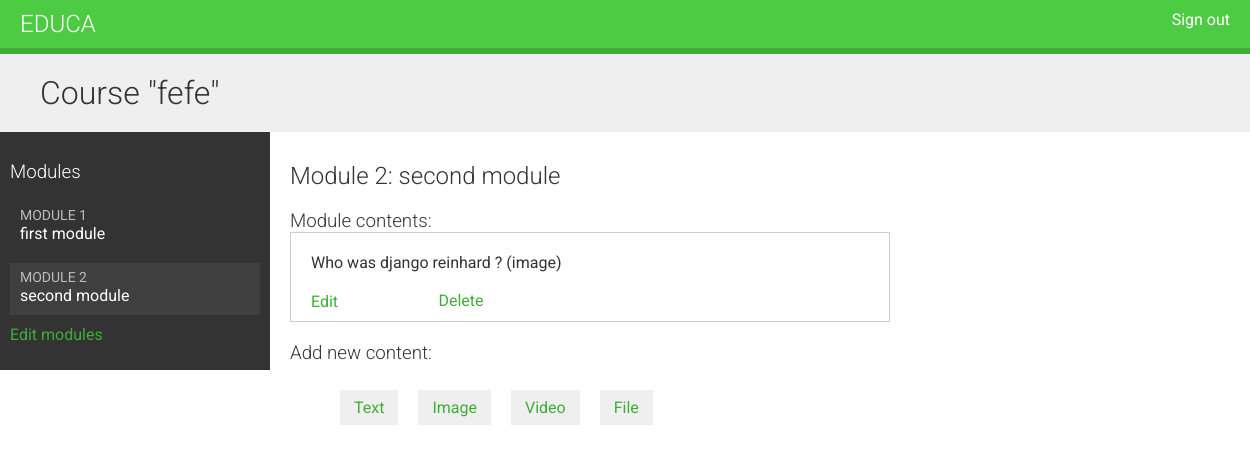
The page /course/module/4/ (signed in) on the database its author committed.
### courses/models.py (models this page shows, shortened)
class Course(models.Model):
    owner = models.ForeignKey(User, on_delete=models.CASCADE, related_name='courses_created')
    subject = models.ForeignKey(Subject, on_delete=models.CASCADE, related_name='courses')
    title = models.CharField(max_length=255)
    slug = models.SlugField(max_length=255, unique=True)
    overview = models.TextField()
    created = models.DateTimeField(auto_now_add=True)
    class Meta:
        ordering = ['-created']

class Module(models.Model):
    course = models.ForeignKey(Course, on_delete=models.CASCADE, related_name='modules')
    title = models.CharField(max_length=255)
    description = models.TextField(blank=True)
    order = OrderField(blank=True, for_fields=['course'])
    class Meta:
        ordering = ['order']

class Content(models.Model):
    module = models.ForeignKey(Module, on_delete=models.CASCADE, related_name='contents')
    content_type = models.ForeignKey(ContentType, on_delete=models.CASCADE,
                                     limit_choices_to={'model__in': ('text', 'video', 'image', 'file')})
    object_id = models.PositiveIntegerField()
    content = GenericForeignKey('content_type', 'object_id')
    order = OrderField(blank=True, for_fields=['module'])
    class Meta:
        ordering = ['order']

class ItemBase(models.Model):
    owner = models.ForeignKey(User, related_name='%(class)s_related', on_delete=models.CASCADE)
    title = models.CharField(max_length=255)
    created = models.DateTimeField(auto_now_add=True)
    updated = models.DateTimeField(auto_now=True)
    class Meta:
        abstract = True
    def __str__(self):
        return self.title

class Image(ItemBase):
    image = models.FileField(upload_to='images')

### courses/views.py (the view)
# urls.py: path('module/<int:module_id>/', ModuleContentListView.as_view(),
class ModuleContentListView(TemplateResponseMixin, View):
    template_name = 'courses/manage/module/content_list.html'
    def get(self, request, module_id):
        module = get_object_or_404(Module, id=module_id, course__owner=request.user)
        return self.render_to_response({'module': module})

### courses/templatetags/course.py (called while the page is built)
@register.filter
def model_name(obj):
    try:
        return obj._meta.model_name
    except AttributeError:
        return None

### courses/templates/courses/manage/module/content_list.html (shortened to what this page needs)
{% extends 'base.html' %}
{% load course %}
{% block content %}
    {% with module.course as course %}
        <h1>Course "{{ course.title }}"</h1>
        <div class="contents">
            <h3>Modules</h3>
            <ul id="modules">
                {% for m in course.modules.all %}
                    <li data-id="{{ m.id }}" {% if m == module %}
                        class="selected"{% endif %}>
                        <a href="{% url "module_content_list" m.id %}">
                             <span>
                             Module <span class="order">{{ m.order|add:1 }}</span>
                             </span>
                            <br>
                            {{ m.title }}
                        </a>
                    </li>
                {% empty %}
                    <li>No modules yet.</li>
                {% endfor %}
            </ul>
            <p><a href="{% url "course_module_update" course.id %}">
                Edit modules</a></p>
        </div>
        <div class="module">
            <h2>Module {{ module.order|add:1 }}: {{ module.title }}</h2>
            <h3>Module contents:</h3>
            <div id="module-contents">
                {% for content in module.contents.all %}
                    <div data-id="{{ content.id }}">
                        {% with item=content.content %}
                            <p>{{ item }} ({{ item|model_name }})</p>
                            <a href="#">
                                Edit
                            </a>
                            <form action="{% url "module_content_delete" content.id %}"
                                  method="post">
                                <input type="submit" value="Delete">
                            </form>
                        {% endwith %}
                    </div>
                {% empty %}
                    <p>This module has no contents yet.</p>
                {% endfor %}
            </div>
            <h3>Add new content:</h3>
            <ul class="content-types">
                <li>
                    <a href="{% url "module_content_create" module.id "text" %}">
                        Text
                    </a>
                </li>
                <li>
                    <a href="{% url "module_content_create" module.id "image" %}">
                        Image
                    </a>
                </li>
                <li>
                    <a href="{% url "module_content_create" module.id "video" %}">
                        Video
                    </a>
                </li>
                <li>
                    <a href="{% url "module_content_create" module.id "file" %}">
                        File
                    </a>
                </li>
            </ul>
        </div>
    {% endwith %}
{% endblock %}

### courses/static/css/base.css (style rules this page uses)
body { margin: 0; font-family: 'Roboto', sans-serif; font-weight: 400; color: #333; }
a { color: #3fad37; text-decoration: none; }
ul { float: left; }
h1, h2, h3, h4, h5, h6 { font-family: 'Roboto', sans-serif; font-weight: 300; }
h1 { background: #efefef; width: 100%; overflow: auto; padding: 20px 0 20px 40px; margin: 0; }
.module { padding: 10px 20px; float: left; width: 600px; }
.module h3 { margin: 20px 0 0; padding: 0; width: 100%; }
.module p { margin: 10px 0 20px; width: 100%; float: left; }
.contents { width: 20%; padding: 10px; float: left; background: #333; color: #fff; font-family: 'Roboto', sans-serif; }
.contents ul { list-style: none; margin: 0; padding: 0; width: 100%; }
.contents ul li { margin: 0 0 10px 0; padding: 4px 10px 10px; overflow: auto; cursor: move; }
.contents ul li.selected { background: #3f3f3f; }
.contents ul span { text-transform: uppercase; color: #bbb; font-size: 14px; }
.contents ul a { display: block; color: #fff; text-decoration: none; }
ul.content-types li { list-style: none; float: left; margin: 10px; background: #efefef; padding: 8px 14px; }
input, select, textarea { border: 1px solid #ccc; border-bottom: 3px solid #ccc; padding: 8px 12px; font-size: 16px; font-family: 'Roboto', sans-serif; float: left; clear: both; width: 300px; }
input[type=submit], a.button { border-radius: 5px; background: #4dcc43; color: #fff; font-size: 16px; text-transform: uppercase; border: none; padding: 10px 20px; margin: 20px 0; }
#module-contents div { padding: 10px 20px; border: 1px solid #ccc; background: #fff }
#module-contents form { margin: 0; padding: 0; }
#module-contents input[type=submit] { color: #3fad37; background: none; margin: -20px 0 0; padding: 0; float: left; text-transform: none; }

### rows shown on the page
Course: title "fefe"
Module: order|add "1", title "first module"
Module: order|add "2", title "second module"
Content: content "Who was django reinhard ?", content|model_name "image"
